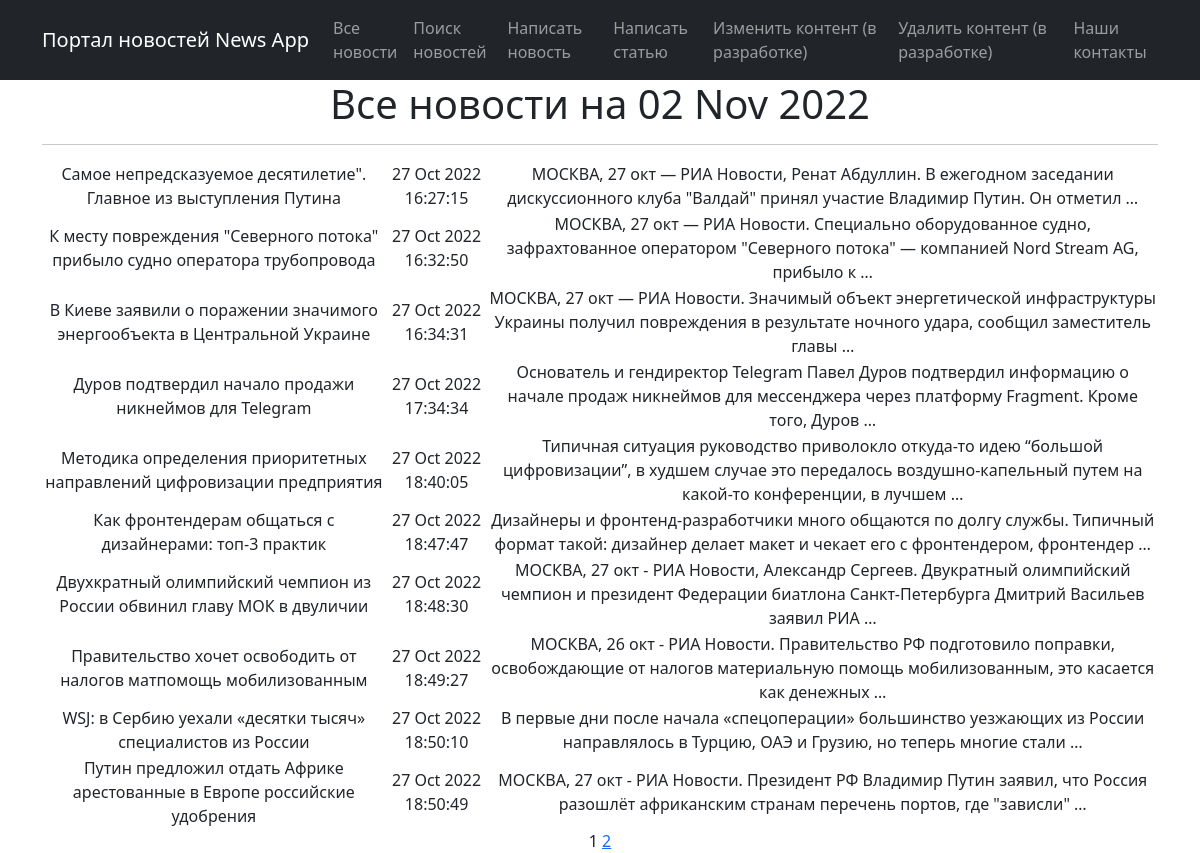
Page /news/ on the committed database.
### news_app/models.py (models this page shows, shortened)
class Post(models.Model):
	NEWS = 'NW'
	ARTICLE = 'AR'
	POST_TYPE = (
		(NEWS, 'Новость'),
		(ARTICLE, 'Статья')
	)
	categoryType = models.CharField(max_length=2, choices=POST_TYPE, default=ARTICLE)
	postTime = models.DateTimeField(auto_now_add=True)
	title = models.CharField(max_length=128)
	content = models.TextField()
	rating = models.SmallIntegerField(default=0)
	author = models.ForeignKey(Author, on_delete=models.CASCADE)
	category = models.ManyToManyField(Category, through='PostCategory')

### news_app/views.py (the view)
# urls.py: path('', PostList.as_view(), name='posts_list'),
class PostList(ListView):
    raise_exception = True
    model = Post
    ordering = 'postTime'
    template_name = 'posts.html'
    context_object_name = 'posts'
    paginate_by = 10
    def get_context_data(self, **kwargs):
        context = super().get_context_data(**kwargs)
        context['time_now'] = datetime.utcnow()
        return context

### news_app/templatetags/custom_filters.py (called while the page is built)
@register.filter()
def censor(value):
	stop_list_words = ['сосала', 'валят']
	for word in value.split():
		if word.lower() in stop_list_words:
			value = value.replace(word, f'{word[0]}{"*" * (len(word)-1)}')
	return value

### news_app/templatetags/custom_tags.py (called while the page is built)
@register.simple_tag(takes_context=True)
def url_replace(context, **kwargs):
   d = context['request'].GET.copy()
   for k, v in kwargs.items():
       d[k] = v
   return d.urlencode()

### templates/posts.html (shortened to what this page needs)
{% extends 'flatpages/default.html' %}
{% load custom_filters %}
{% load custom_tags %}
{% block content %}
   <h1>Все новости на {{ time_now|date:'d M Y' }} </h1>
   <hr>
   {% if posts %}
       <table>
           {% for post in posts %}
           <tr>
               <td> {{   post.title   }} </td>
               <td> {{   post.postTime|date:' d M Y H:i:s '   }} </td>
               <td> {{   post.content|truncatewords:20|censor   }} </td>
           </tr>
           {% endfor %}
       </table>
   {% else %}
       <h2>Новостей нет</h2>
   {% endif %}
   {{ page_obj.number }}
   {% if page_obj.has_next %}
       <a href="?{% url_replace page=page_obj.next_page_number %}">{{ page_obj.next_page_number }}</a>
   {% endif %}
{% endblock content %}

### templates/flatpages/default.html (shortened to what this page needs)
<!DOCTYPE html>
<html lang="en">
    <head>
        {% load static %}
        <link href="{% static 'css/styles.css' %}" rel="stylesheet" />
    </head>
    <body>
<nav class="navbar navbar-expand-lg navbar-dark bg-dark static-top">
   <div class="container">
       <a class="navbar-brand" href="#">Портал новостей News App</a>
       <div class="collapse navbar-collapse" id="navbarResponsive">
           <ul class="navbar-nav ml-auto">
               <li class="nav-item active">
                   <a class="nav-link" href="/news">Все новости
                   </a>
               </li>
               <li class="nav-item">
                   <a class="nav-link" href="/news/search">Поиск новостей</a>
               </li>
               <li class="nav-item">
                   <a class="nav-link" href="/news/create">Написать новость</a>
               </li>
               <li class="nav-item">
                   <a class="nav-link" href="/news/article/create">Написать статью</a>
               </li>
               <li class="nav-item">
                   <a class="nav-link" href="/news">Изменить контент (в разработке)</a>
               </li>
               <li class="nav-item">
                   <a class="nav-link" href="/news">Удалить контент (в разработке)</a>
               </li>
               <li class="nav-item">
                   <a class="nav-link" href="/contacts/">Наши контакты</a>
               </li>
           </ul>
       </div>
   </div>
</nav>
    <div class="container">
        <div class="row">
            <div class="cpl-lg-12 text-center">
                {% block content %}{% endblock content %}
            </div>
        </div>
    </div>
    </body>
</html>

### rows in the picture
Post: title "Самое непредсказуемое десятилетие\". Главное из выступления Путина", postTime "27 Oct 2022 16:27:15", content|censor "МОСКВА, 27 окт — РИА Новости, Ренат Абдуллин. В ежегодном заседании дискуссионного клуба \"Валдай\" принял участие Владимир Путин. Он отметил …"
Post: title "К месту повреждения \"Северного потока\" прибыло судно оператора трубопровода", postTime "27 Oct 2022 16:32:50", content|censor "МОСКВА, 27 окт — РИА Новости. Специально оборудованное судно, зафрахтованное оператором \"Северного потока\" — компанией Nord Stream AG, прибыло к …"
Post: title "В Киеве заявили о поражении значимого энергообъекта в Центральной Украине", postTime "27 Oct 2022 16:34:31", content|censor "МОСКВА, 27 окт — РИА Новости. Значимый объект энергетической инфраструктуры Украины получил повреждения в результате ночного удара, сообщил заместитель главы …"
Post: title "Дуров подтвердил начало продажи никнеймов для Telegram", postTime "27 Oct 2022 17:34:34", content|censor "Основатель и гендиректор Telegram Павел Дуров подтвердил информацию о начале продаж никнеймов для мессенджера через платформу Fragment. Кроме того, Дуров …"
Post: title "Методика определения приоритетных направлений цифровизации предприятия", postTime "27 Oct 2022 18:40:05", content|censor "Типичная ситуация руководство приволокло откуда-то идею “большой цифровизации”, в худшем случае это передалось воздушно-капельный путем на какой-то конференции, в лучшем …"
Post: title "Как фронтендерам общаться с дизайнерами: топ-3 практик", postTime "27 Oct 2022 18:47:47", content|censor "Дизайнеры и фронтенд-разработчики много общаются по долгу службы. Типичный формат такой: дизайнер делает макет и чекает его с фронтендером, фронтендер …"
Post: title "Двухкратный олимпийский чемпион из России обвинил главу МОК в двуличии", postTime "27 Oct 2022 18:48:30", content|censor "МОСКВА, 27 окт - РИА Новости, Александр Сергеев. Двукратный олимпийский чемпион и президент Федерации биатлона Санкт-Петербурга Дмитрий Васильев заявил РИА …"
Post: title "Правительство хочет освободить от налогов матпомощь мобилизованным", postTime "27 Oct 2022 18:49:27", content|censor "МОСКВА, 26 окт - РИА Новости. Правительство РФ подготовило поправки, освобождающие от налогов материальную помощь мобилизованным, это касается как денежных …"
Post: title "WSJ: в Сербию уехали «десятки тысяч» специалистов из России", postTime "27 Oct 2022 18:50:10", content|censor "В первые дни после начала «спецоперации» большинство уезжающих из России направлялось в Турцию, ОАЭ и Грузию, но теперь многие стали …"
Post: title "Путин предложил отдать Африке арестованные в Европе российские удобрения", postTime "27 Oct 2022 18:50:49", content|censor "МОСКВА, 27 окт - РИА Новости. Президент РФ Владимир Путин заявил, что Россия разошлёт африканским странам перечень портов, где \"зависли\" …"

### other values in the picture
{{ time_now|date:'d M Y' }} "02 Nov 2022"
{{ page_obj.number }} "1"
{{ page_obj.next_page_number }} "2"
